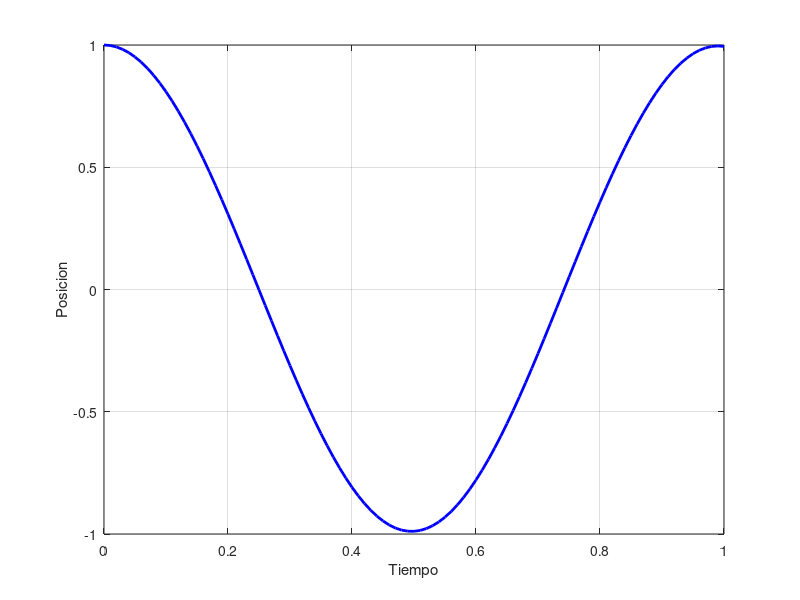
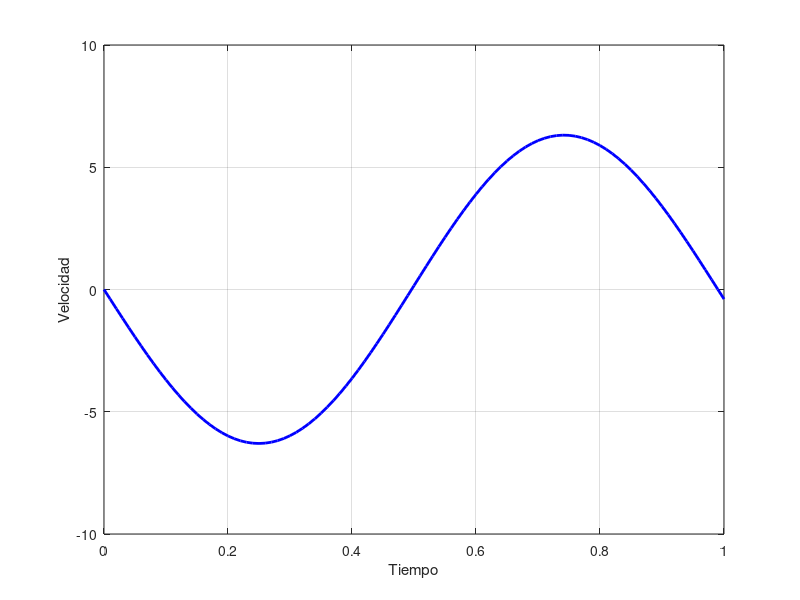
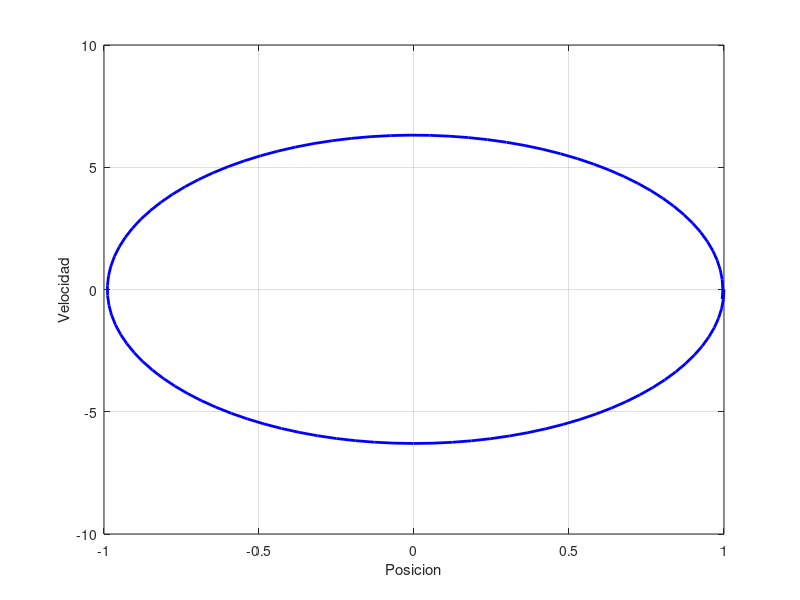

The MATLAB source for these figures, in order:
clear all; close all;
x0 = [1,0,0,6.27];
t = 0:0.01:1;
f = @(t,x) [x(2); -4*pi^2*x(1)/(x(1)^2+x(3)^2)^(3/2);...
            x(4); -4*pi^2*x(3)/(x(1)^2+x(3)^2)^(3/2)];
[t,x] = ode45(f,t,x0);
figure(1); clf;
plot(t,x(:,1),'-b','linewidth',2); grid on;
xlabel('Tiempo'); ylabel('Posicion');
figure(2); clf;
plot(t,x(:,2),'-b','linewidth',2); grid on;
xlabel('Tiempo'); ylabel('Velocidad');
figure(3); clf;
plot(x(:,1),x(:,2),'-b','linewidth',2); grid on;
xlabel('Posicion'); ylabel('Velocidad');
